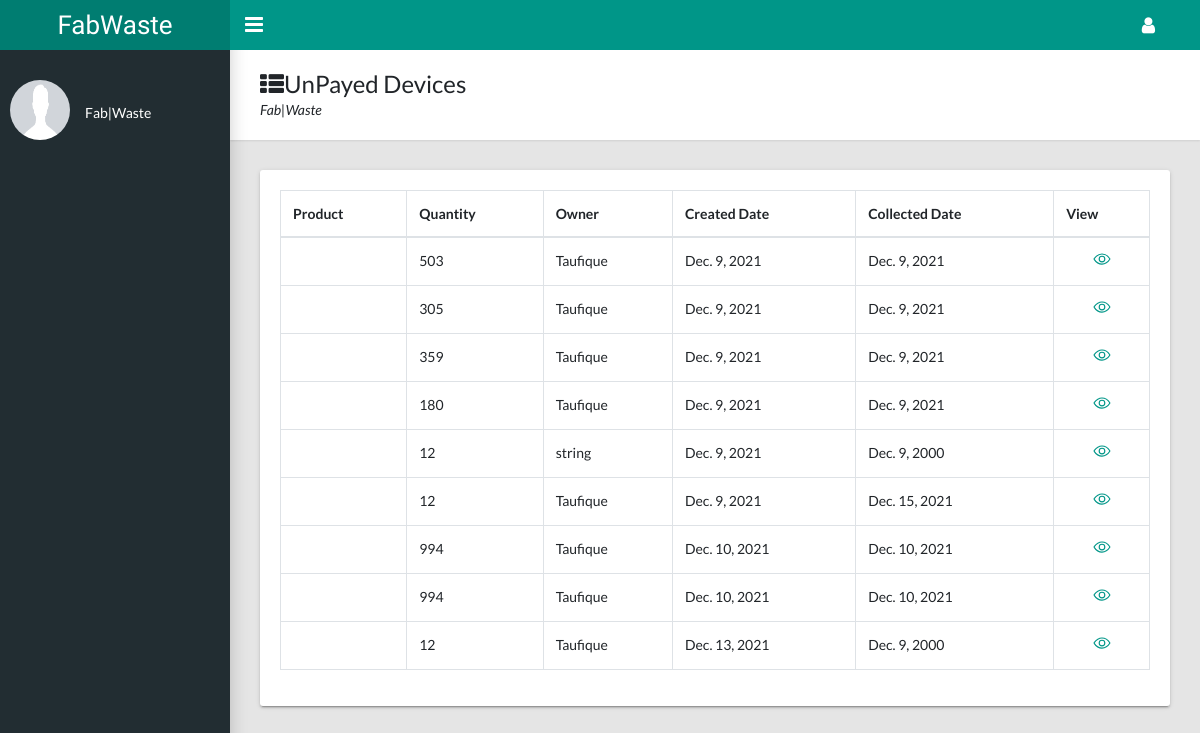
Page /dashboard/un-payed_ on the earlier database version.
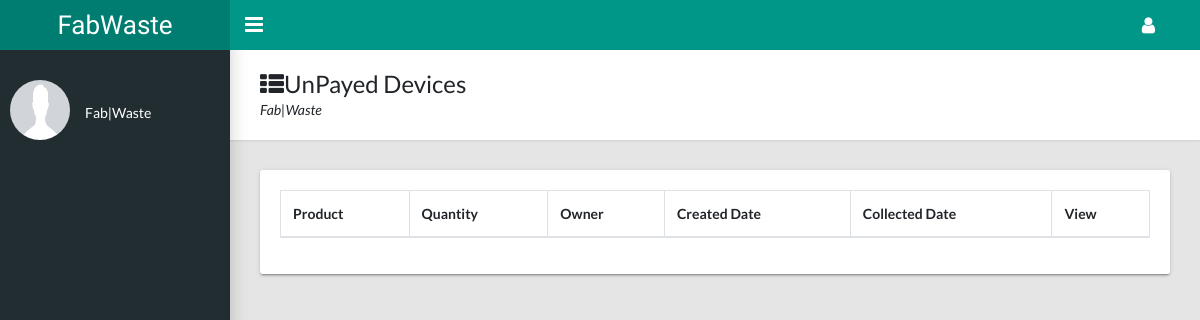
Same page on the later database version.
### products/models.py (models this page shows, shortened)
class Product(models.Model):
    AVAILABILITY = (
        ('Available', 'Available'),
        ('Not_Available', 'Not_Available'),
    )
    STATUS = (
        ('UnSold', 'UnSold'), ('Collected', 'Collected'),
        ('Available', 'Available'), ('Denied', 'Denied'),
    )
    user = models.ForeignKey(UsersAccount, on_delete=models.DO_NOTHING)
    category = models.CharField(max_length=100)
    product_name = models.CharField(max_length=100)
    product_image = models.ImageField(upload_to='media')
    description = models.TextField()
    created_date = models.DateField(auto_now_add=True)
    collected_date = models.DateField()
    quantity = models.IntegerField()
    status = models.CharField(max_length=10, choices=STATUS, default='Pending')
    payed = models.BooleanField(default=False)
    desired_price = models.DecimalField(max_digits=10, decimal_places=0, default=0)
    buying_price = models.DecimalField(max_digits=10, decimal_places=0, default=0)
    selling_price = models.DecimalField(max_digits=10, decimal_places=0, default=0)
    district = models.CharField(max_length=100)
    sector = models.CharField(max_length=100)
    cell = models.CharField(max_length=100)
    village = models.CharField(max_length=100)
    road_number = models.CharField(max_length=100)
    house_number = models.CharField(max_length=100)

### userauth/models.py (models this page shows, shortened)
class UsersAccount(AbstractBaseUser, PermissionsMixin):
    email = models.EmailField(verbose_name='Email Address', unique=True)
    full_name = models.CharField(max_length=50)
    mobile = models.CharField(max_length=12, blank=True)
    is_active = models.BooleanField(default=False)
    is_staff = models.BooleanField(default=False)
    is_house_hold = models.BooleanField(default=False)
    is_agent = models.BooleanField(default=False)
    is_admin = models.BooleanField(default=False)
    location = models.CharField(max_length=100)
    created = models.DateTimeField(auto_now_add=True)
    updated = models.DateTimeField(auto_now=True)
    objects = CustomAccountManager()
    USERNAME_FIELD = 'email'
    REQUIRED_FIELDS = ['full_name']
    class Meta:
        verbose_name = 'Account'
        verbose_name_plural = 'Account'

### dashboard/views.py (the view)
# urls.py: path('un-payed_', un_payed_devices, name='un_payed'),
def un_payed_devices(request):
    devices = Product.objects.filter(payed=False).exclude(status='Collected')
    context = {
        'devices': devices,
    }
    return render(request, 'dashboard/not_payed_devices.html', context)

### templates/dashboard/not_payed_devices.html (shortened to what this page needs)
{% extends 'dashboard/dashboard.html' %}
{% load static %}
{% block dashboard_content %}
    <main class="app-content">
      <div class="app-title">
        <div>
          <h1><i class="fa fa-th-list"></i>UnPayed Devices</h1>
          <p>Fab|Waste</p>
        </div>
      </div>
      <div class="row">
        <div class="col-md-12">
          <div class="tile">
            <div class="tile-body">
              <div class="table-responsive">
                <table class="table table-hover table-bordered" id="sampleTable">
                  <thead>
                    <tr>
                      <th>Product</th>
                      <th>Quantity</th>
                      <th>Owner</th>
                      <th>Created Date</th>
                      <th>Collected Date</th>
                      <th>View</th>
                    </tr>
                  </thead>
                  <tbody>
                    {% for device in devices %}
                        <tr>
                          <td>{{ device.product}}</td>
                          <td>{{ device.quantity}}</td>
                          <td>{{ device.user.full_name}}</td>
                          <td>{{ device.created_date}}</td>
                          <td>{{ device.collected_date}}</td>
                          <td>
                            <div class="text-center">
                              <a href=""><ion-icon name="eye-outline" style="font-size: large"></ion-icon></a>
                            </div>
                          </td>
                        </tr>
                    {% endfor %}
                  </tbody>
                </table>
              </div>
            </div>
          </div>
        </div>
      </div>
    </main>
{% endblock %}

### templates/dashboard/dashboard.html (shortened to what this page needs)
<!DOCTYPE html>
{% load static %}
<html lang="en">
  <head>
    <link rel="stylesheet" type="text/css" href="{% static 'css/main.css' %}">
    <link rel="stylesheet" type="text/css" href="https://maxcdn.bootstrapcdn.com/font-awesome/4.7.0/css/font-awesome.min.css">
  </head>
  <body class="app sidebar-mini">
    <header class="app-header"><a class="app-header__logo" href="{% url 'dashboard' %}">FabWaste</a>
      <a class="app-sidebar__toggle" href="#" data-toggle="sidebar" aria-label="Hide Sidebar"></a>
      <ul class="app-nav">
        <li class="dropdown"><a class="app-nav__item" href="#" data-toggle="dropdown" aria-label="Open Profile Menu"><i class="fa fa-user fa-lg"></i></a>
        </li>
      </ul>
    </header>
    {% include 'dashboard/includes/sidebar.html' %}
     {% block dashboard_content %}
     {% endblock %}
  </body>
</html>

### templates/dashboard/includes/sidebar.html (shortened to what this page needs)
{% load static %}
    <aside class="app-sidebar">
      <div class="app-sidebar__user"><img class="app-sidebar__user-avatar" src="{% static 'images/profi.png' %}" alt="User Image" width="60" height="60">
        <div>
          <p class="app-sidebar__user-designation mt-1">Fab|Waste</p>
        </div>
      </div>
    </aside>

Differences in the rows shown:
removed Product: quantity "503", user.full_name "Taufique", created_date "Dec. 9, 2021", collected_date "Dec. 9, 2021"
removed Product: quantity "305", user.full_name "Taufique", created_date "Dec. 9, 2021", collected_date "Dec. 9, 2021"
removed Product: quantity "359", user.full_name "Taufique", created_date "Dec. 9, 2021", collected_date "Dec. 9, 2021"
removed Product: quantity "180", user.full_name "Taufique", created_date "Dec. 9, 2021", collected_date "Dec. 9, 2021"
removed Product: quantity "12", user.full_name "string", created_date "Dec. 9, 2021", collected_date "Dec. 9, 2000"
removed Product: quantity "12", user.full_name "Taufique", created_date "Dec. 9, 2021", collected_date "Dec. 15, 2021"
removed Product: quantity "994", user.full_name "Taufique", created_date "Dec. 10, 2021", collected_date "Dec. 10, 2021"
removed Product: quantity "994", user.full_name "Taufique", created_date "Dec. 10, 2021", collected_date "Dec. 10, 2021"
removed Product: quantity "12", user.full_name "Taufique", created_date "Dec. 13, 2021", collected_date "Dec. 9, 2000"
